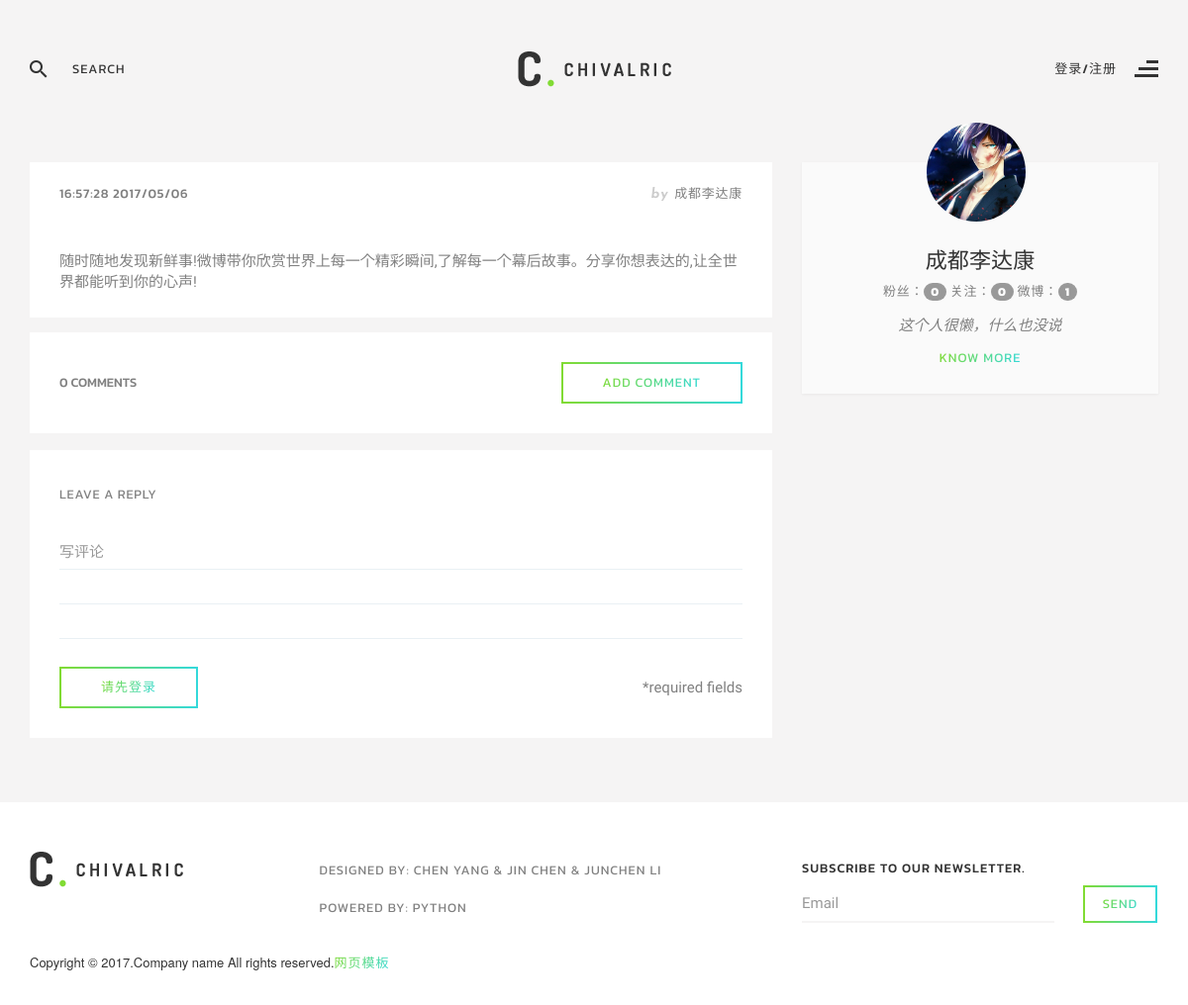
Page /content/2 on the committed database.
### weibo/models.py (models this page shows, shortened)
class Article(db.Model):
	__tablename__ = 'articles'
	id = db.Column(db.Integer, primary_key=True)
	content = db.Column(db.String(140), nullable=False)
	timestamp = db.Column(db.DateTime, default=datetime.utcnow, index=True)
	user_id = db.Column(db.Integer, db.ForeignKey('users.id'))
	comments = db.relationship('Comment', backref='article')
	comments_number = db.Column(db.Integer, default=0)

class User(UserMixin, db.Model):
	__tablename__ = 'users'
	id = db.Column(db.Integer, primary_key=True)
	email = db.Column(db.String(64), unique=True, index=True)
	username = db.Column(db.String(64), unique=True, index=True)
	password_hash = db.Column(db.String(128))
	image = db.Column(db.String(200), default='username.jpg')
	content = db.Column(db.String(200), default='这个人很懒，什么也没说')
	articles = db.relationship('Article', backref='user')
	comments = db.relationship('Comment', backref='user')
	followers = db.relationship('Follow', foreign_keys=[Follow.followed_id], backref=db.backref('followed', lazy='joined'), lazy='dynamic', cascade='all, delete-orphan')
	followeds = db.relationship('Follow', foreign_keys=[Follow.follower_id], backref=db.backref('follower', lazy='joined'), lazy='dynamic', cascade='all, delete-orphan')
	@property
	def password(self):
		raise AttributeError('password is not a readable attribute')

### weibo/main/views.py (the view, shortened to what this page needs)
@main.route('/content/<article_id>', methods=['GET', 'POST'])
def content(article_id):
	loginform = LoginForm()
	registerform = RegisterForm()
	commentform = CommentForm()
	article = Article.query.filter_by(id=article_id).first()
	n = article.id
	comments =Comment.query.filter_by(article_id=article_id)
	total = Article.query.filter_by(user_id=article.user.id).count()
	return render_template('content.html', article=article, total=total, comments=comments, loginform=loginform, registerform=registerform, commentform=commentform)

### weibo/main/forms.py (shortened to what this page needs)
class LoginForm(Form):
	email = StringField('邮箱：', validators=[Required(), Length(1, 64), Email()])
	password = PasswordField('密码：', validators=[Required()])
	remember_me = BooleanField('记住我')
	submit = SubmitField('登录')

class RegisterForm(Form):
	email = StringField('邮箱：', validators=[Required(), Length(1, 64), Email()])
	username = StringField('用户名：', validators=[
		Required(), Length(1, 64)
		])
	password =PasswordField('密码：', validators=[Required()])
	password2 = PasswordField('重复密码：', validators=[Required(), EqualTo('password', message='两次密码应一致')])
	submit = SubmitField('注册')

### weibo/templates/content.html (shortened to what this page needs)
﻿<!DOCTYPE html>
<html lang="en">
<head>
    <link rel="stylesheet" href="../static/css/bootstrap.min.css">
    <link rel="stylesheet" href="../static/css/font-awesome.min.css">
    <link rel="stylesheet" href="../static/vendors/owl-carousel/assets/owl.carousel.css">
    <link rel="stylesheet" href="../static/vendors/magnific-popup/magnific-popup.css">
    <link rel="stylesheet" href="../static/vendors/flexslider/flexslider.css">
    <link href="../static/bootstrap3/css/bootstrap.css" rel="stylesheet" />
    <link href="../static/css/login-register.css" rel="stylesheet" />
    <link rel="stylesheet" href="http://netdna.bootstrapcdn.com/font-awesome/4.0.3/css/font-awesome.css">
    <link href="../static/css/style.css" rel="stylesheet">
    <link href="../static/css/theme/green.css" rel="stylesheet">
</head>
<body class="home">
    <header class="row transparent white header1" data-spy="affix" data-offset-top="0" id="header">
        <div class="container">
            <div class="row top-header">
                <div class="col-sm-4 search-form-col">
                    <form action="#" method="get" class="search-form">
                        <div class="input-group">
                            <span class="input-group-addon"><img src="../static/images/search-icon-dark.png" alt=""></span>
                            <input type="search" class="form-control" placeholder="search">
                        </div>
                    </form>
                </div>
                <div class="col-sm-4 logo-col text-center">
                    <a href="/"><img src="../static/images/logo-black-green.png" alt=""></a>
                </div>
                <div class="col-sm-4 menu-trigger-col text-right">
                    <button class="menu-trigger black pull-right">
                    {% if current_user.is_authenticated %}
                    <span class="active-page">more</span>
                    {% else %}
                    <span class="active-page">登录/注册</span>
                    {% endif %}
                    <img src="../static/images/menu-align-dark.png" alt="" class="icon-burger">
                </button>
                </div>
            </div>
        </div>
    </header>
    <section class="row content-wrap">
        <div class="container">
        <h2 class="page-title text-center">&nbsp;</h2>
            <div class="row">
                <div class="col-md-8 single-post-contents">
                    <article class="single-post-content row m0 post">
                        <header class="row">
                            <h5 class="post-meta">
                                <a href="#" class="date" style="float: left;">{{ moment(article.timestamp).format('HH:mm:ss YYYY/MM/DD') }}</a>
                                <span class="post-author"><i>by</i><a href="/{{ article.user.username }}">{{ article.user.username }}</a></span>
                            </h5>
                        </header>
                        <div class="post-content row">
                            <p style="width: 100%; word-wrap: break-word;" class="personal-font-p">{{ article.content }}</p>
                        </div>
                    </article>
                    <article class="single-post-content row m0 post">
                        <div class="row m0 comments">
                            <h5 class="response-count">{{ article.comments_number }} comments<a href="#comment-form" class="btn btn-primary pull-right"><span>add comment</span></a></h5>
                        </div>
                    </article>
                    <article class="single-post-content row m0 post">
                        <form action="/content/{{ article.id }}" method="post" class="comment-form row" id="comment-form">
                            <h5 class="form-title">leave a reply</h5>
                            <div class="form-group col-sm-12">
                                {{ commentform.content(id="message", class="form-control", placeholder="写评论", required='required') }}
                            </div>
                            <div class="col-sm-12">
                                {% if current_user.is_authenticated %}
                                {{ commentform.submit(class='btn-primary', style='color: gray') }}
                                {% else %}
                                <button type="submit" class="btn-primary" data-toggle="modal" href="javascript:void(0)" onclick="openLoginModal();"><span>请先登录</span></button>
                                {% endif %}
                                <h5 class="pull-right">*required fields</h5>
                            </div>
                        </form>
                    </article>
                </div>
                <div class="col-md-4 sidebar">
                    <aside class="row m0 widget-author widget">
                        <div class="widget-author-inner row">
                            <div class="author-avatar row">
                                <a href="/{{ article.user.username }}"><img src="../static/images/touxiang/{{ article.user.image }}" alt="" class="img-circle" width="100" height="100"></a>
                            </div>
                            <a href="/{{ article.user.username }}">
                                <h2 class="author-name">{{ article.user.username }}</h2>
                            </a>
                            <div class="author-title">
                                粉丝：<span class="badge">{{ article.user.followers.count() }}</span>
                                关注：<span class="badge">{{ article.user.followeds.count() }}</span>
                                微博：<span class="badge">{{ total }}</span>
                            </div>
                            <p class="text-center">{{ article.user.content }}</p>
                            <a href="/{{ article.user.username }}" class="know-more">know more</a>
                        </div>
                    </aside>
                </div>
            </div>
        </div>
    </section>
    <footer class="row" id="footer">
        <div class="container">
            <div class="row top-footer">
                <div class="widget col-sm-3 widget-about">
                    <div class="row m0">
                        <a href="/"><img src="../static/images/logo-black-green.png" alt=""></a>
                    </div>
                </div>
                <div class="widget col-sm-5 widget-menu">
                    <div class="row">
                        <ul class="nav column-menu white-bg">
                            <li><a>Designed by: Chen Yang & jin chen & junchen li</a></li>
                            <li><a>Powered by: Python</a></li>
                        </ul>
                    </div>
                </div>
                <div class="widget col-sm-4 widget-subscribe">
                    <h5 class="widget-title">subscribe to our newsletter.</h5>
                    <form action="#" method="post" class="form-inline subscribe-form">
                        <div class="form-group">
                            <input type="email" class="form-control" placeholder="Email">
                        </div>
                        <button type="submit" class="btn btn-primary btn-sm"><span>send</span></button>
                    </form>
                </div>
            </div>
            <h5 class="copyright">Copyright &copy; 2017.Company name All rights reserved.<a target="_blank" href="http://sc.chinaz.com/moban/">&#x7F51;&#x9875;&#x6A21;&#x677F;</a></h5>
        </div>
    </footer>
</body>
</html>

### weibo/static/css/theme/green.css (style rules this page uses)
.btn-primary { border-left-color: #81db34; border-right-color: #34d9da; background-image: -webkit-linear-gradient(left, #81db34 0%, #34d9da 100%), -webkit-linear-gradient(left, #81db34 0%, #34d9da 100%); background-image: -moz-linear-gradient(left, #81db34 0%, #34d9da 100%), -moz-linear-gradient(left, #81db34 0%, #34d9da 100%); background-image: -o-linear-gradient(left, #81db34 0%, #34d9da 100%), -o-linear-gradient(left, #81db34 0%, #34d9da 100%); background-image: linear-gradient(to right, #81db34 0%, #34d9da 100%), linear-gradient(to right, #81db34 0%, #34d9da 100%); }
.btn-primary span { background: -webkit-linear-gradient(330deg, #81db34 0%, #34d9da 100%); -webkit-background-clip: text; -webkit-text-fill-color: transparent; color: #34d9da; }
.copyright a { background: -webkit-linear-gradient(330deg, #81db34 0%, #34d9da 100%); -webkit-background-clip: text; -webkit-text-fill-color: transparent; color: #34d9da; }
.widget-author .know-more { background: -webkit-linear-gradient(330deg, #81db34 0%, #34d9da 100%); -webkit-background-clip: text; -webkit-text-fill-color: transparent; color: #34d9da; }

### rows in the picture
Article: timestamp "16:57:28 2017/05/06", content "随时随地发现新鲜事!微博带你欣赏世界上每一个精彩瞬间,了解每一个幕后故事。分享你想表达的,让全世界都能听到你的心声!", comments_number "0"
User: user.username "成都李达康", user.image (picture), user.content "这个人很懒，什么也没说"

### other values in the picture
{{ article.user.followers.count() }} "0"
{{ article.user.followeds.count() }} "0"
{{ total }} "1"
